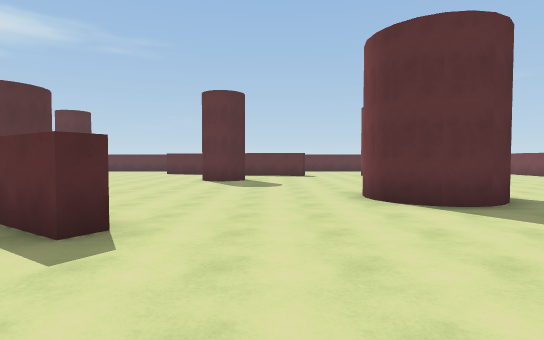
view 1 (above)

24 first-person views from a walk through a Unity game level. The camera is 1.5 m above the floor, tilts 2° down and sees 80° across. The floor is counted in squares, 2 m on a side. Each view is taken from the middle of a square. On the plan, view 1 faces up. The plan holds only what a view shows up to about 11 squares ahead; the rest is blank. The place goes on beyond the plan.

view 2
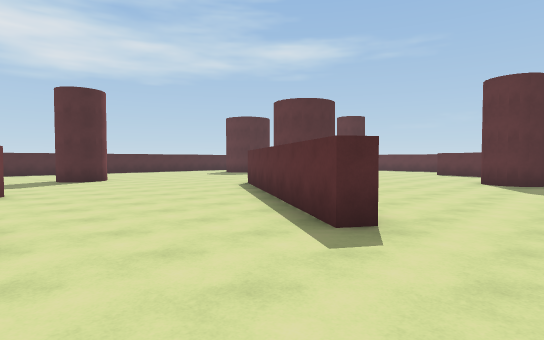

view 3
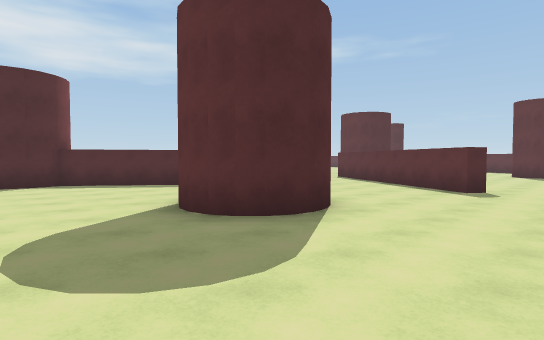

view 4
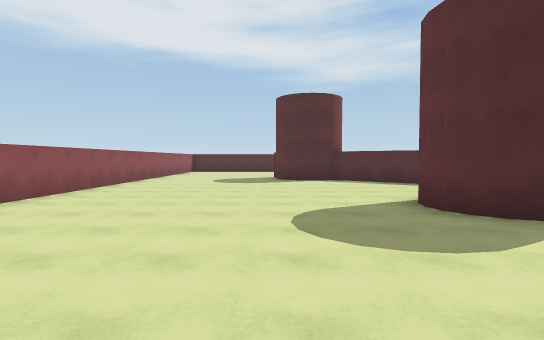

view 5
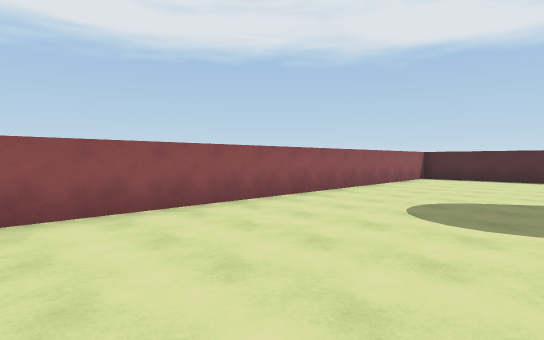

view 6
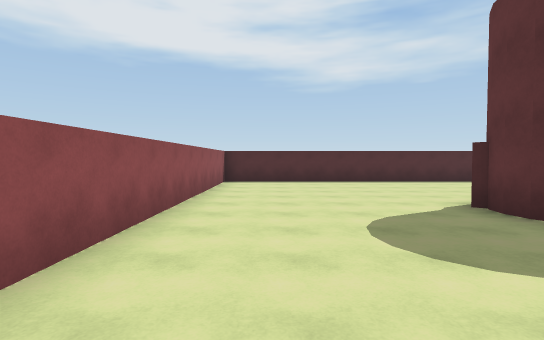

view 7
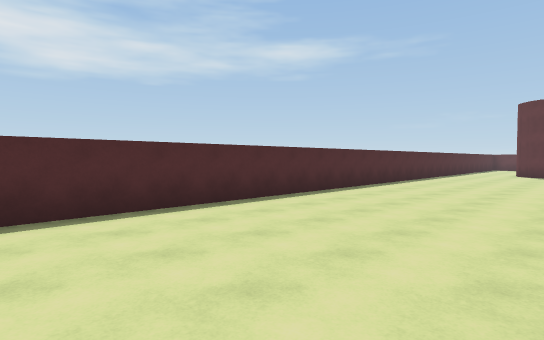

view 8
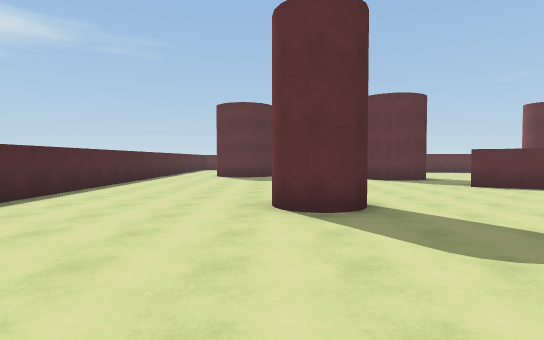

view 9
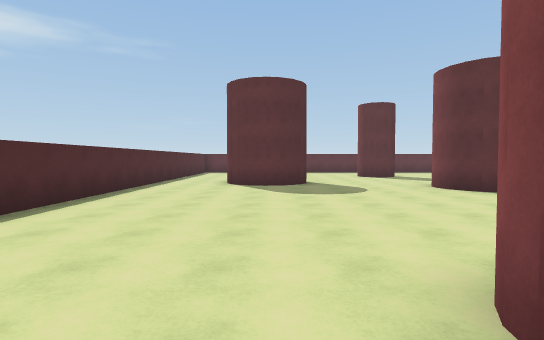

view 10
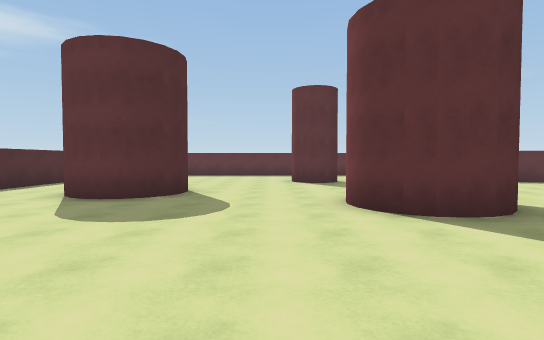

view 11
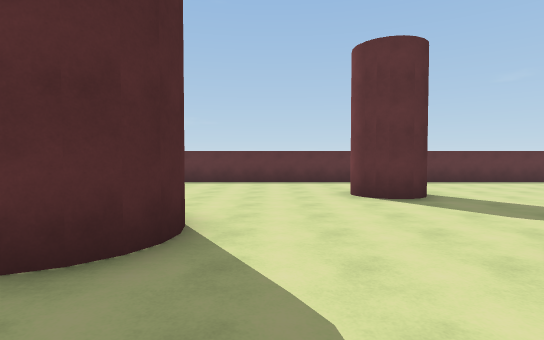

view 12
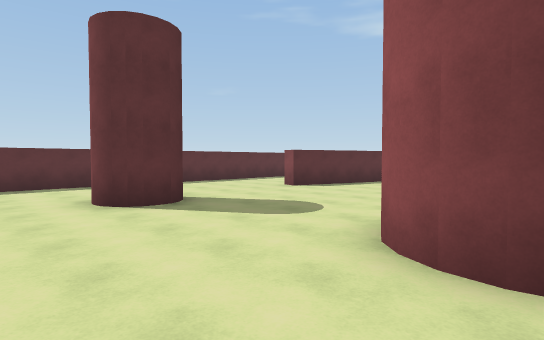

view 13
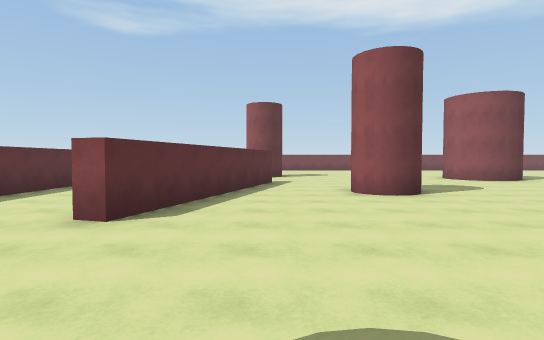

view 14
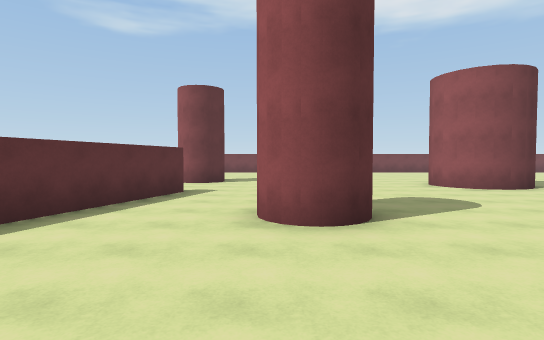

view 15
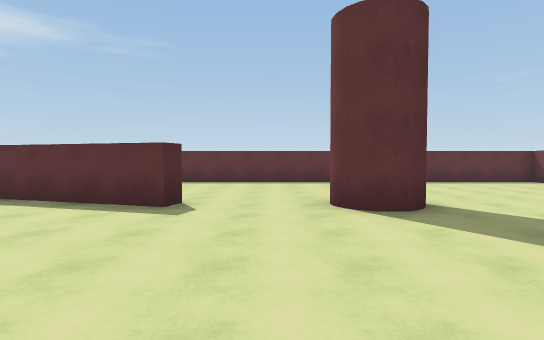

view 16
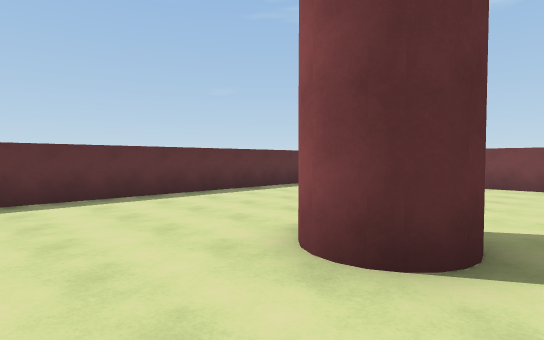

view 17
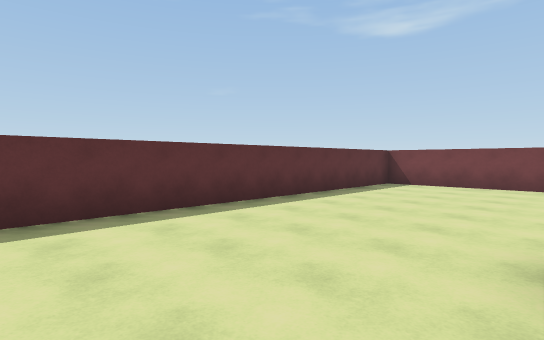

view 18
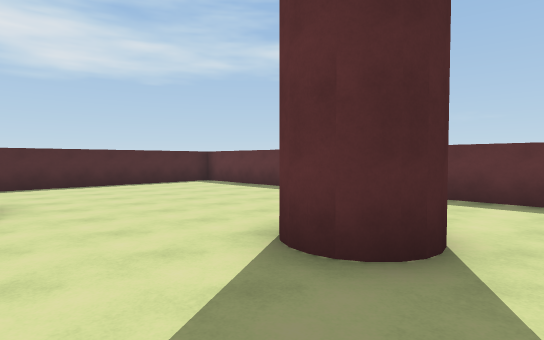

view 19
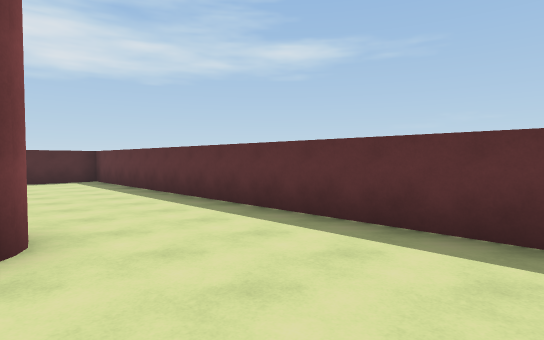

view 20
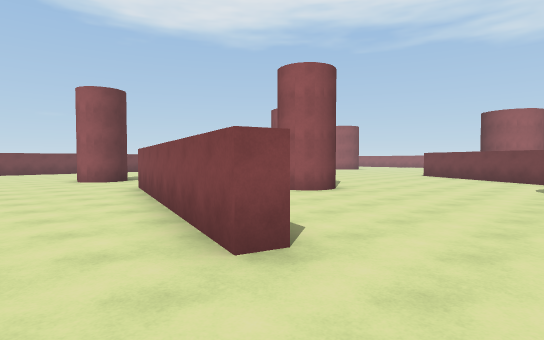

view 21
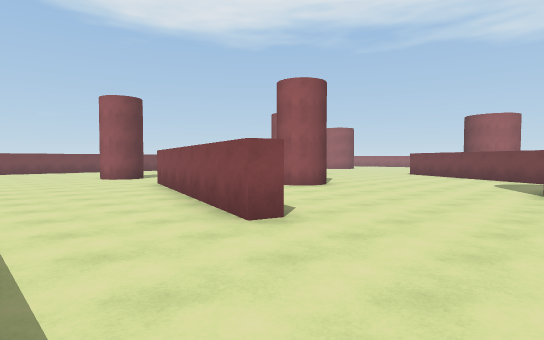

view 22
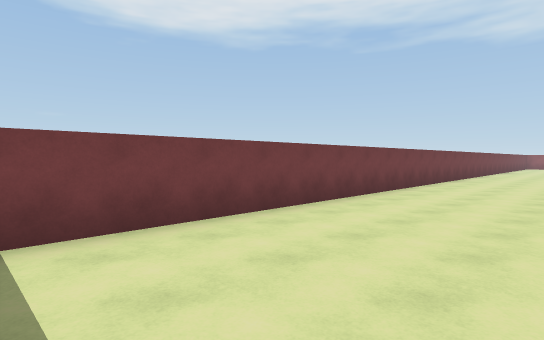

view 23
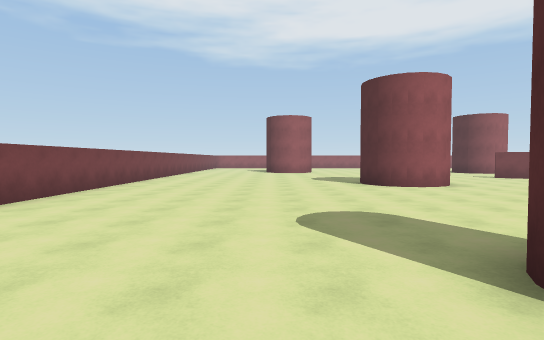

view 24
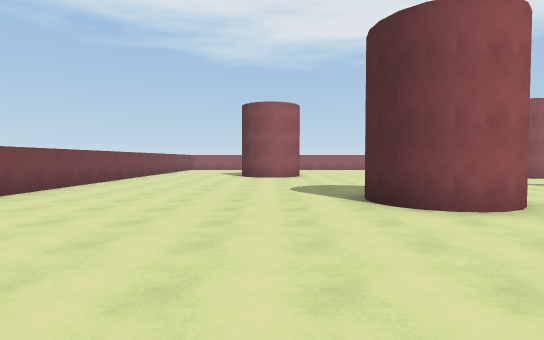

### Floor plan
Key: @ floor where view 1 was taken; # wall or solid block; . floor.
Columns run from 18 left of view 1 to 12 right of it. Each row starts with its distance up from view 1.
 20 ###############################
 19 #.............................#
 18 #.............................#
 17 #.............................#
 16 #.......##...##...............#
 15 #.......#.....#####....#......#
 14 #.................##..##......#
 13 #..  .........................#
 12 #..###..........#.............#
 11 #...#....# .....##............#
 10 #........##...................#
  9 #.............................#
  8 #.............................#
  7 #..........#........###.......#
  6 #..........##.......###.......#
  5 #...........###...............#
  4 #.............##..............#
  3 #.....#........##.............#
  2 #.............................#
  1 #................... .........#
  0 #....... ##  .....@
 -1 #......  #..   #...
 -2 #.....  ##...###...
 -3 #..... ##..........
 -4 #.....##...........
 -5 #...................
 -6 #..................
 -7 #.................
 -8 #................
 -9 #...............
-10 ##############

Positions as (right, up) in squares from view 1, and headings:
1: (0, 0), facing up
2: (0, 0), facing up-left
3: (0, -5), facing up-left
4: (1, -5), facing left
5: (-5, -5), facing down-left
6: (-7, -8), facing left
7: (-13, -5), facing up-left
8: (-13, -2), facing up
9: (-14, 2), facing up
10: (-11, 5), facing up
11: (-12, 9), facing up
12: (-12, 10), facing up-right
13: (-9, 14), facing right
14: (-6, 12), facing right
15: (3, 9), facing up
16: (2, 13), facing up-right
17: (2, 15), facing up-right
18: (-8, 13), facing up-left
19: (-6, 16), facing up-left
20: (-7, 18), facing down-right
21: (-8, 19), facing down-right
22: (8, 19), facing down-right
23: (7, 16), facing down
24: (6, 12), facing down
